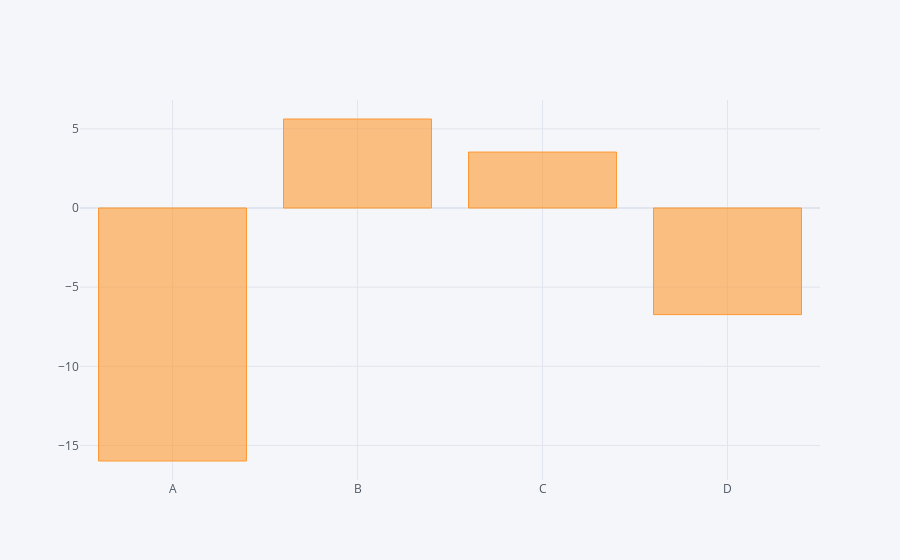

The notebook cell saved with this chart:
### Code cell
df.sum().iplot(kind='bar')

### Figure 1 — Plotly figure (JSON) as saved in the notebook; plotly's stock layout.template omitted (floating-point values rounded to 4 significant figures)
{"data": [{"marker": {"color": "rgba(255, 153, 51, 0.6)", "line": {"color": "rgba(255, 153, 51, 1.0)", "width": 1}}, "name": "None", "orientation": "v", "text": "", "type": "bar", "x": ["A", "B", "C", "D"], "y": [-15.98, 5.622, 3.534, -6.732]}], "layout": {"legend": {"bgcolor": "#F5F6F9", "font": {"color": "#4D5663"}}, "paper_bgcolor": "#F5F6F9", "plot_bgcolor": "#F5F6F9", "title": {"font": {"color": "#4D5663"}}, "xaxis": {"gridcolor": "#E1E5ED", "showgrid": true, "tickfont": {"color": "#4D5663"}, "title": {"font": {"color": "#4D5663"}, "text": ""}, "zerolinecolor": "#E1E5ED"}, "yaxis": {"gridcolor": "#E1E5ED", "showgrid": true, "tickfont": {"color": "#4D5663"}, "title": {"font": {"color": "#4D5663"}, "text": ""}, "zerolinecolor": "#E1E5ED"}}}
